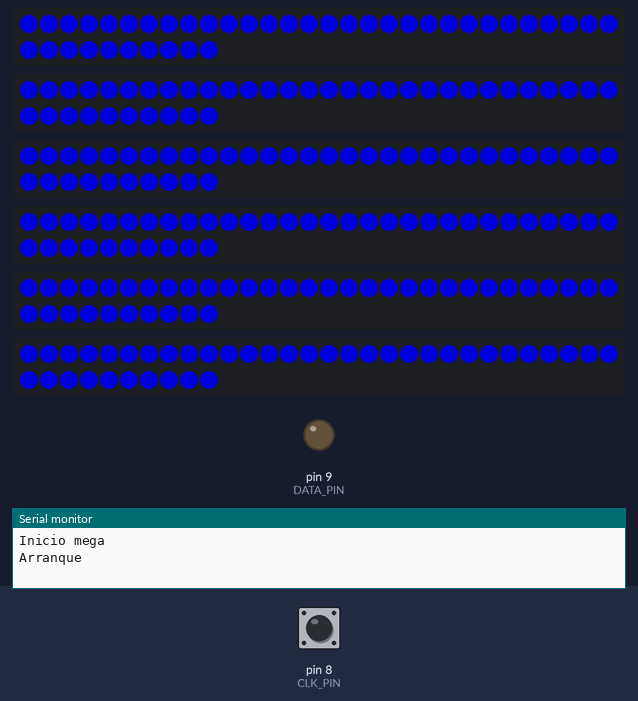
Recording of a sketch running on a simulated Arduino Mega 2560, built with avr-gcc and run on an emulated ATmega2560. Parts: 6 × 40 RGB LEDs in strip order, left to right, continuing on the next row, output pins drawn as LEDs (lit = HIGH), the last lines printed to the serial monitor. Dashed ring = blinking. Inputs (shaded band) come from the test bench; at power-on: pin 8 (CLK_PIN) HIGH. Dim RGB values are drawn brighter than linear; random numbers use the default seed unless the sketch sets one.

Above: at 1.6 s.
1.7 s: pin 8 (CLK_PIN) pulled LOW for 0.15 s
At 1.92 s:
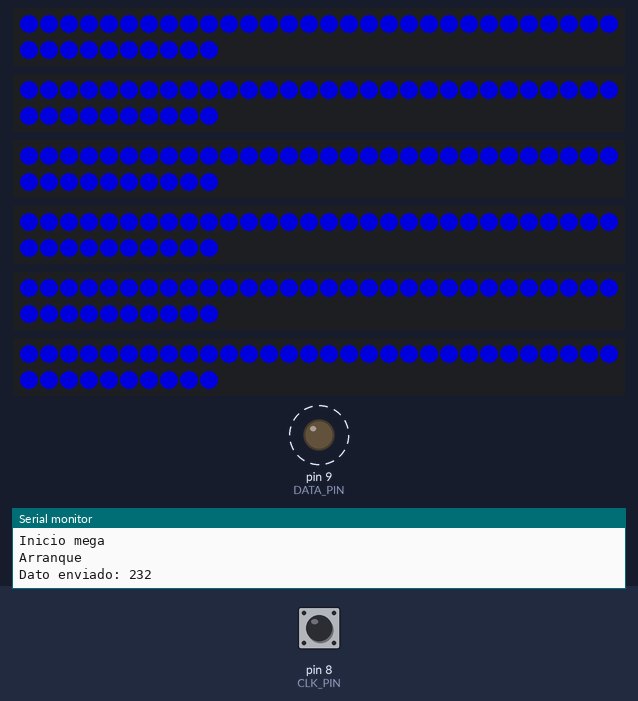
Timing chart, 0 to 7.9 s (numbered marks = the images above; inputs shaded):
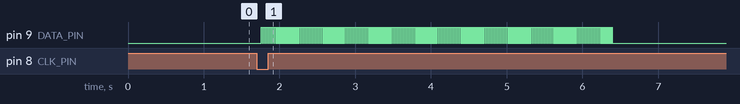

The sketch:

prueba_slave.ino
```cpp
#include <Adafruit_NeoPixel.h>
#include <NewPing.h>

const int DATA_PIN = 9;  //sda 8
const int CLK_PIN = 8;

int estado = 0;
int puntaje = 0;

// NEOPIXELS

#define NP_PIN_1 23
#define NP_PIN_2 25
#define NP_PIN_3 27
#define NP_PIN_4 29
#define NP_PIN_5 31
#define NP_PIN_6 33

#define PIXELS_NUM 40
#define STICK_NUM 6


Adafruit_NeoPixel pixels[STICK_NUM] = {
  Adafruit_NeoPixel(PIXELS_NUM, NP_PIN_1, NEO_GRB + NEO_KHZ800),
  Adafruit_NeoPixel(PIXELS_NUM, NP_PIN_2, NEO_GRB + NEO_KHZ800),
  Adafruit_NeoPixel(PIXELS_NUM, NP_PIN_3, NEO_GRB + NEO_KHZ800),
  Adafruit_NeoPixel(PIXELS_NUM, NP_PIN_4, NEO_GRB + NEO_KHZ800),
  Adafruit_NeoPixel(PIXELS_NUM, NP_PIN_5, NEO_GRB + NEO_KHZ800),
  Adafruit_NeoPixel(PIXELS_NUM, NP_PIN_6, NEO_GRB + NEO_KHZ800)
};

// ULTRASONIDOS

#define US_PIN_1 22
#define US_PIN_2 24
#define US_PIN_3 26
#define US_PIN_4 28
#define US_PIN_5 30
#define US_PIN_6 32
#define US_PIN_7 34
#define US_PIN_8 36
#define US_PIN_9 38
#define US_PIN_10 40
#define US_PIN_11 42
#define US_PIN_12 44

#define MAX_DISTANCE 200
#define SONAR_NUM 12

unsigned int measures[SONAR_NUM];
unsigned int flags[SONAR_NUM];

const bool enabled[12] = {
  1, 0, 1, 1, 1, 1, 1, 0, 0, 0, 0, 0
};
int randomNum;

int state = 0;

void setup() {
  pinMode(CLK_PIN, INPUT_PULLUP);
  pinMode(DATA_PIN, OUTPUT);
  Serial.begin(9600);

  for (int i = 0; i < STICK_NUM; i++) {
    pixels[i].begin();
  }

  for (int i = 0; i < STICK_NUM; i++) {
    pixels[i].clear();
    pixels[i].show();
  }

  stby_neo(0, 0, 150);


  Serial.println("Inicio mega");
}

void loop() {
  //  randomSeed(analogRead(A5));

  switch (estado) {
    case 0:
      if (digitalRead(CLK_PIN) == HIGH) {
        estado = 1;
        Serial.println("Arranque");
      }
      break;

    case 1:
      game();
      if (digitalRead(CLK_PIN) == LOW) {
        delay(10);
        puntaje = random(0, 255);
        Serial.println("Dato enviado: " + String(puntaje));
        estado = 2;
      }
      break;
    case 2:
      delay(50);
      sendByte(puntaje);
      delay(100);
      Serial.println("Fin");
      estado = 0;

      break;
  }
}


void game() {

}

void sendByte(byte data) {
  pinMode(CLK_PIN, OUTPUT);
  digitalWrite(CLK_PIN, HIGH);
  while (puntaje != 0) {
    digitalWrite(DATA_PIN, HIGH);
    delay(10);
    digitalWrite(DATA_PIN, LOW);
    delay(10);
    puntaje -= 1;
  }
  digitalWrite(CLK_PIN, LOW);
  pinMode(CLK_PIN, INPUT_PULLUP);
}

void stby_neo(int r, int g, int b) {
  for (int i = 0; i < STICK_NUM; i++) {
    for (int j = 0; j < PIXELS_NUM; j++) {
      pixels[i].setPixelColor(j, pixels[i].Color(r, g, b));
      pixels[i].show();
    }
  }
}

void clear_neo() {

  for (int i = 0; i < STICK_NUM; i++) {
    for (int j = 0; j < PIXELS_NUM; j++) {
      pixels[i].setPixelColor(j, pixels[i].Color(0, 0, 0));
      pixels[i].show();
    }
  }
}

void aroSelect(int aro) {

  for (int j = 0; j < PIXELS_NUM; j++) {
    pixels[aro].setPixelColor(j, pixels[aro].Color(0, 150, 0));
    pixels[aro].show();
  }
}
```

Measured:
- after the input at 1.7 s, pin 9 (DATA_PIN): alternates HIGH for 0.01 s and LOW for 0.01 s, 464 changes in all, then stays LOW, starting after 0.06 s
